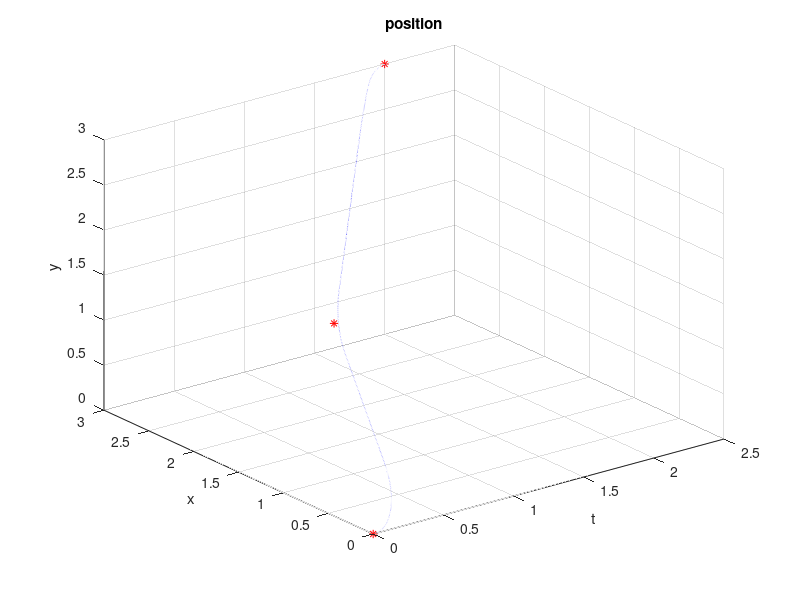

The MATLAB script that drew this image:
P1 = [0;0];
P2 = [2;1];
P3 = [3;3];

acceleration_b = [6;6];

td12 = 1; 
td23 = 1;

% subplot(3,1,1)
plot3(0,P1(1),P1(2),'r*');
hold on;
plot3(td12,P2(1),P2(2),'r*');
hold on;
plot3(td12+td23,P3(1),P3(2),'r*');
hold on;

acceleration_1 = sign(P2 - P1).*acceleration_b;
tb1 = td12 - sqrt(td12^2-2*(P2-P1)./acceleration_1)
velocity12 = (P2-P1)./(td12-tb1/2)

acceleration_3 = sign(P2 - P3).*acceleration_b
tb3 = td23 - sqrt(td23^2 + 2*(P3-P2)./acceleration_3)
velocity23 = (P3-P2)./(td23-tb3/2)

acceleration_2 = sign(velocity23-velocity12).*acceleration_b
tb2 = (velocity23-velocity12)./(acceleration_2)

t23 = td23 - tb2/2 - tb3

t12 = td12 - tb2/2 - tb1

t_b1x = 0:0.001:tb1(1);
p_b1x = P1(1) + 1/2*acceleration_1(1)*t_b1x.^2;
v_b1x = acceleration_1(1)*t_b1x;
a_b1x = acceleration_1(1) + 0*t_b1x;
tx = t_b1x;
px = p_b1x;
vx = v_b1x;
ax = a_b1x;

t_b1y = 0:0.001:tb1(2);
p_b1y = P1(2) + 1/2*acceleration_1(2)*t_b1y.^2;
v_b1y = acceleration_1(2)*t_b1y;
a_b1y = acceleration_1(2) + 0*t_b1y;
ty = t_b1y;
py = p_b1y;
vy = v_b1y;
ay = a_b1y;

t_12x = 0:0.001:t12(1);
p_12x = px(end) + velocity12(1).*t_12x;
v_12x = vx(end) + 0 * t_12x;
a_12x = 0*t_12x;
tx = [tx t_12x+tx(end)];
px = [px p_12x];
vx = [vx v_12x];
ax = [ax a_12x];

t_12y = 0:0.001:t12(2);
p_12y = py(end) + velocity12(2).*t_12y;
v_12y = vy(end) + 0 * t_12y;
a_12y = 0*t_12y;
ty = [ty t_12y+ty(end)];
py = [py p_12y];
vy = [vy v_12y];
ay = [ay a_12y];

t_b2x = 0:0.001:tb2(1);
p_b2x = px(end) + vx(end)*t_b2x + 1/2*acceleration_2(1)*t_b2x.^2;
v_b2x = vx(end) + acceleration_2(1)*t_b2x;
a_b2x = acceleration_2(1) +0*t_b2x;
tx = [tx t_b2x+tx(end)];
px = [px p_b2x];
vx = [vx v_b2x];
ax = [ax a_b2x];

t_b2y = 0:0.001:tb2(2);
p_b2y = py(end) + vy(end)*t_b2y + 1/2*acceleration_2(2)*t_b2y.^2;
v_b2y = vy(end) + acceleration_2(2)*t_b2y;
a_b2y = acceleration_2(2) +0*t_b2y;
ty = [ty t_b2y+ty(end)];
py = [py p_b2y];
vy = [vy v_b2y];
ay = [ay a_b2y];

t_23x = 0:0.001:t23(1);
p_23x = px(end) + velocity23(1)*t_23x;
v_23x = vx(end) + 0*t_23x;
a_23x = 0*t_23x;
tx = [tx t_23x+tx(end)];
px = [px p_23x];
vx = [vx v_23x];
ax = [ax a_23x];

t_23y = 0:0.001:t23(2);
p_23y = py(end) + velocity23(2)*t_23y;
v_23y = vy(end) + 0*t_23y;
a_23y = 0*t_23y;
ty = [ty t_23y+ty(end)];
py = [py p_23y];
vy = [vy v_23y];
ay = [ay a_23y];

t_b3x = 0:0.001:tb3(1);
p_b3x = px(end) + vx(end)*t_b3x + 1/2*acceleration_3(1)*t_b3x.^2;
v_b3x = v_23x(end) + acceleration_3(1)*t_b3x;
a_b3x = acceleration_3(1) + 0*t_b3x;
tx = [tx t_b3x+tx(end)];
px = [px p_b3x];
vx = [vx v_b3x];
ax = [ax a_b3x];

t_b3y = 0:0.001:tb3(2);
p_b3y = py(end) + vy(end)*t_b3y + 1/2*acceleration_3(2)*t_b3y.^2;
v_b3y = v_23y(end) + acceleration_3(2)*t_b3y;
a_b3y = acceleration_3(2) + 0*t_b3y;
ty = [ty t_b3y+ty(end)];
py = [py p_b3y];
vy = [vy v_b3y];
ay = [ay a_b3y];

t = 0:0.001:2.001;
plot3(t,px,py,'b')
xlabel('t')
ylabel('x')
zlabel('y')
grid on
title('position')
% subplot(2,2,1)
% plot(t,vx,'b')
% xlabel('t')
% ylabel('vx')
% grid on
% title('velocity-x')
% subplot(2,2,2)
% plot(t,vy,'b')
% xlabel('t')
% ylabel('vy')
% grid on
% title('velocity-y')
% subplot(2,2,3)
% plot(t,ax,'b')
% xlabel('t')
% ylabel('ax')
% grid on
% title('acceleration-x')
% subplot(2,2,4)
% plot(t,ay,'b')
% xlabel('t')
% ylabel('ay')
% grid on
% title('acceleration-y')